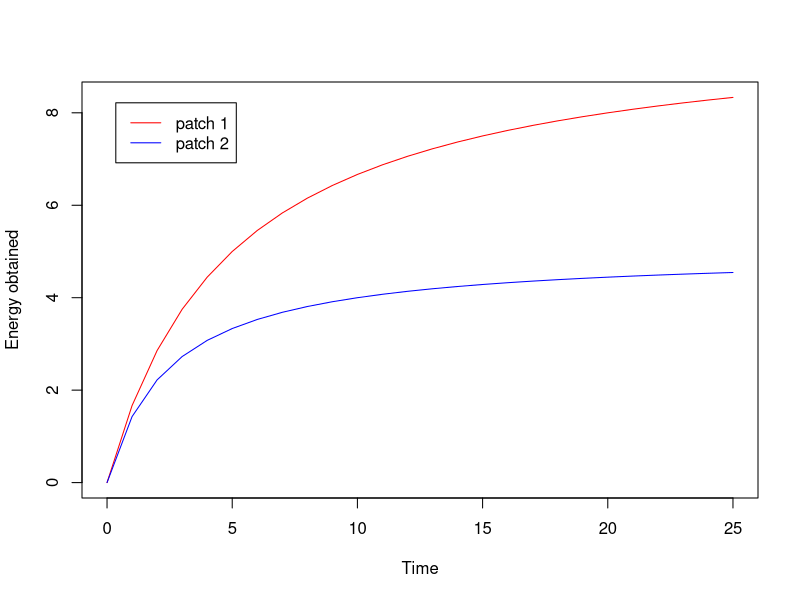

Here is the R script that generated this plot:
#############################################
#University of Alaska Fairbanks
#FISH 421: Fisheries Population Dynamics
#Lab 4: Foraging
#Instructor/lab author: Milo Adkison
#TA/code author: Phil Ganz
#############################################

# Today, we’ll look at when to leave a patch of food 
# to look for another patch, and how predation risk 
# affects foraging strategy. 

# The model consists of two types of food patches. One 
# has a total energy of E1, the other has a smaller 
# energy of E2. In either patch, the amount of energy 
# obtained is an asymptotic function of time spent in 
# the patch, as follows: e(t) = a*t/(1 + a*t/E). After 
# leaving a patch, the forager has a probability P1 of 
# encountering a patch of type 1 in the next time step 
# and a probability of P2 of encountering a patch of 
# type 2.

## Parameter values are:

E <- c(10, 5)

a <- c(2, 2)

p <- c(0.2, 0.2)

# 1. For each patch type, calculate the amount of energy 
# obtained by a forager spending 0,1,2,...,25 minutes in 
# the patch. Graph these relationships.

energy <- function(t,patch){
  i <- patch
  en <- a[i]*t/(1+a[i]*t/E[i])
  return(en)
}

t <- seq(0, 25)

e1 <- c(energy(t, 1))

e2 <- c(energy(t, 2))

plot(t, e1, type="l", col="Red", xlab="Time", ylab="Energy obtained")
lines(t, e2, col="Blue")
legend("topleft", inset = 0.05, c("patch 1", "patch 2"), lty = c(1, 1), col = c("Red", 
    "Blue"))

# 2. Make a guess as to the optimal amount of time a forager 
# should spend in each type of patch when it encounters it.

## We can solve this as an optimization problem. Write a function 
## that calculates the rate of energy intake for a 2-patch system 
## as a function of the time spent in each patch:
energy2 <- function(t){
	p1 <- p[1]/(p[1]+p[2])
	rate <- (p1*energy(t[1],1)+(1-p1)*energy(t[2],2))/(p1*t[1]+(1-p1)*t[2]+(1/(p[1]+p[2])))
	return(rate)
}

## Try it out!
t <- c(8,3)
energy2(t)

## Now optimize. By default, optim() minimizes, so by making 
## fnscale=-1, the function is instead maximized.
fit <- optim(t, energy2, control=list(fnscale=-1))

## Estimated optimum foraging times:
fit$par

# 3. Make a simulation model of your foraging strategy in which for 
# 50 time steps, you simulate: whether a patch ws found (pf), which 
# patch was found (wp), energy intake (en), foraging time (ft), cumulative 
# time (ct), and cumulative energy (ce). The probability of finding 
# a patch of some type is 1 – (1-p1)*(1-p2). 

## Time steps
ts <- 50

## So that you get the same random numbers as me:
set.seed(269)

## Construct the simulation as a function of the quantities of interest (t,E,a,p):
forage.sim <- function(t, E, a, p){
	# Establish vectors we will calculate values for
	pf <- NA
	wp <- NA
	ei <- NA
	ft <- NA
	for (i in 1:ts){ # For each iteration
	if (runif(1)<((1-p[1])*(1-p[2]))){pf[i] <- 0} # A patch is either not found
	else{pf[i] <- 1} # Or found
	if (pf[i]==0){wp[i] <- ""} # If (a patch isn't found), {leave Which_patch blank}
	if (pf[i]==1){ # If (a patch is found)...
		if (runif(1)<(p[1]/(p[1]+p[2]))){wp[i] <- 1} #...patch 1 is found with a probability of p[1]/(p[1]+p[2])
	else{wp[i]<-2}} #...otherwise, {the found patch must be patch 2}
	if (wp[i]==""){ei[i] <- 0} # If (no patch is found), {no energy is taken in}
	if (wp[i]==1){ei[i] <- a[1]*t[1]/(1+a[1]*t[1]/E[1])} # a[i]*t/(1+a[i]*t/E[i]) If (patch 1 is found), {an E[1] amount of energy is taken in}
	if (wp[i]==2){ei[i] <- a[2]*t[2]/(2+a[2]*t[2]/E[2])} # If (patch 2 is found), {an E[2] amount of energy is taken in}
	if (wp[i]==""){ft[i] <- 0} # If (no patch is found), {no time is spent foraging}
	if (wp[i]==1){ft[i] <- t[1]} # If (patch 1 is found), {an t[1] amount of time is spent foraging}
	if (wp[i]==2){ft[i] <- t[2]} # If (patch 2 is found), {an t[2] amount of time is spent foraging}
}
	ct <- ft[1] + 1
	ce <- ei[1]
	for (j in 2:ts){
		ct[j] <- ft[j] + 1 + ct[j-1]
		ce[j] <- ei[j] + ce[j-1]
	}
data.frame(
	Patch_Found=pf, 
	Which_patch=wp, 
	Energy_intake=ei, 
	Forage_time=ft, 
	Cumulative_time=ct, 
	Cumulative_energy=ce)
}

#Calculate the rate of energy intake obtained in your simulation.
## Write a short function that returns (Cumulative_energy/Cumulative_time):
energy.rate <- function(t, I){
	sim <- NA
	for (i in 1:I){
	sim[i] <- forage.sim(t, E, a, p)$Cumulative_energy[50]/forage.sim(t, E, a, p)$Cumulative_time[50]} 
	return(mean(sim))
}

# 4. Adjust the patch foraging times to find the best foraging strategy.

## Run 100 iterations of our 50 time step simulation
I <- 1000

## Test the optimum foraging times we found previously
t <- fit$par
f1 <- energy.rate(t, I)
f1

## Increase time in patch 1, decrease time in patch 2
t <- c(5,1)
f2 <- energy.rate(t, I)
f2

## Increase time in patch 2, decrease time in patch 1
t <- c(3,3)
f3 <- energy.rate(t, I)
f3

## Looks like the foraging times we found through optimization do maximize
## the rate of energy intake. Let's set foraging times to those.
t <- fit$par

# 5. Does the strategy change if the probability of encountering 
# a patch of type 2 increases to 0.5?
p <- c(0.2, 0.5)

f1 <- energy.rate(t,I)
f1

## Increase time in patch 1, decrease time in patch 2
t <- c(5,1)
f2 <- energy.rate(t,I)
f2

## Increase time in patch 2, decrease time in patch 1
t <- c(3,3)
f3 <- energy.rate(t,I)
f3

## It looks like the change in probability doesn't affect our strategy.

# 6. Add a per minute predation risk of 0.1 to patch 1. 
# That is, the probability of surviving t minutes in patch 1 is 0.9^t. 

## Return p to the original values:
p <- c(0.2, 0.2)

## Predation risks for each patch:
pr <- c(0.1,0)

## New function:
forage.sim.pr <- function(t,E,a,p,pr){
	# Establish vectors we will calculate values for
	pf <- NA
	wp <- NA
	ei <- NA
	ft <- NA
	### New quantities ###
	rand <- NA
	pred <- NA
	######################
	for (i in 1:ts){ # For each iteration
	if (runif(1)<((1-p[1])*(1-p[2]))){pf[i] <- 0} # A patch is either not found
	else{pf[i] <- 1} # Or found
	if (pf[i]==0){wp[i] <- ""} # If (a patch isn't found), {leave Which_patch blank}
	if (pf[i]==1){ # If (a patch is found)...
		if (runif(1)<(p[1]/(p[1]+p[2]))){wp[i] <- 1} #...patch 1 is found with a probability of p[1]/(p[1]+p[2])
	else{wp[i]<-2}} #...otherwise, {the found patch must be patch 2}
	if (wp[i]==""){ei[i] <- 0} # If (no patch is found), {no energy is taken in}
	if (wp[i]==1){ei[i] <- a[1]*t[1]/(1+a[1]*t[1]/E[1])} # If (patch 1 is found), {an E[1] amount of energy is taken in}
	if (wp[i]==2){ei[i] <- a[2]*t[2]/(2+a[2]*t[2]/E[2])} # If (patch 2 is found), {an E[2] amount of energy is taken in}
	if (wp[i]==""){ft[i] <- 0} # If (no patch is found), {no time is spent foraging}
	if (wp[i]==1){ft[i] <- t[1]} # If (patch 1 is found), {an t[1] amount of time is spent foraging}
	if (wp[i]==2){ft[i] <- t[2]} # If (patch 2 is found), {an t[2] amount of time is spent foraging}
	### New predation code here ###
	rand[i] <- runif(1)
	if (wp[i]==""){pred[i] <- 0} 
	if (wp[i]==1 & rand[i]<(1-(1-pr[1])^t[1])){pred[i] <- 1} 
	if (wp[i]==2 & rand[i]<(1-(1-pr[2])^t[2])){pred[i] <- 1} 
	if (wp[i]==1 & rand[i]>(1-(1-pr[1])^t[1])){pred[i] <- 0} 
	if (wp[i]==2 & rand[i]>(1-(1-pr[2])^t[2])){pred[i] <- 0} 
	###############################
}
	ct <- ft[1] + 1
	ce <- ei[1]
	for (j in 2:ts){
		ct[j] <- ft[j] + 1 + ct[j-1]
		ce[j] <- ei[j] + ce[j-1]
	}
data.frame(Patch_Found=pf, 
	Which_patch=wp, 
	Energy_intake=ei, 
	Forage_time=ft, 
	Cumulative_time=ct, 
	Cumulative_energy=ce,
	Random=rand,
	Predation=pred)
}

# Run a bunch of simulations with predation. Obviously, the fitness of a 
# forager eaten by a predator is zero. 

## Modify our previous simulation function so that rate of energy intake
## is 0 if predation occurs:
energy.rate.pr <- function(pr, I){
	all.vals <- vector("list") # Useful for creating a vector of data frames
	sim <- NA
	for (i in 1:I){
	all.vals[[i]] <- forage.sim.pr(t,E,a,p,pr) 
	if (sum(all.vals[[i]]$Predation)>0){sim[i] <- 0} # If (predation occurs){rate of energy intake is 0} 
	else{sim[i] <- all.vals[[i]]$Cumulative_energy[50]/all.vals[[i]]$Cumulative_time[50]} # Otherwise, it is calculated as before
	} 
	return(mean(sim))
}

## Run simulations with best foraging times found previously
t <- fit$par
f1 <- energy.rate.pr(pr,I)
f1

## Increase time in patch 1, decrease time in patch 2
t <- c(5,1)
f2 <- energy.rate.pr(pr,I)
f2

## Increase time in patch 2, decrease time in patch 1
t <- c(3,3)
f3 <- energy.rate.pr(pr,I)
f3

# How should you evaluate your foraging strategies now? What’s a good strategy?